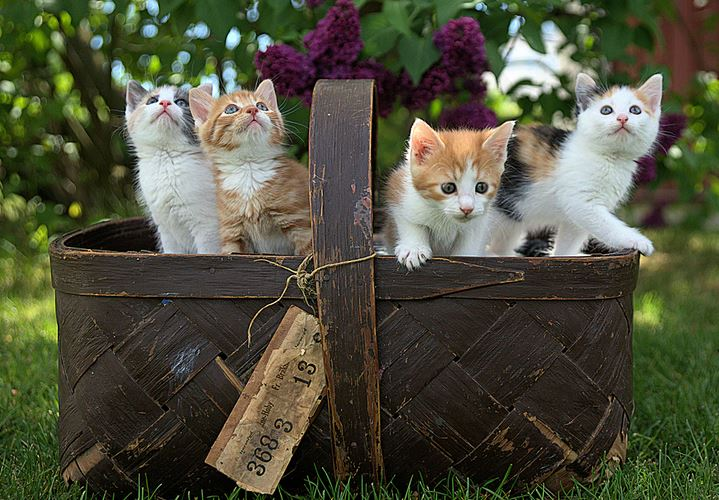
#> input picture test_img.JPG, 719 x 500 px, found by its file name
$ python Test.py
#> lines starting #> are read from the running program, lines starting #| are printed output that depends on the picture


# --------------> Program Introduction <------------------ #
# We extract the objects in a Image where objects are labelled and the label is in the xml file:
# Motivation: Let's say we want to train a classifer


# Requirements
#     .xml file should have at least following information
#         <object>
#             <bndbox>
#                 <xmin>
#                 <ymin>
#                 <xmax>
#                 <ymax>
#            </object>

# !!!!!!!!!!!! KEY WE EXTRACT WHATEVER IS STORED INSIDE bndbox !!!!!!!!!!!! #

import glob
import os
from xml.etree import ElementTree

import cv2


#!!!!!!!!!!!!! -----> START INPUT FROM THE USER <------- !!!!!!!!!!!!!! #

# ------> START: Read a file and extract all bounding box stored inside the file bndbox   <------------- #
xml_filename = "test_img.xml"
img_filename = "test_img.jpg"
# ------> END: Read a file and extract all bounding box stored inside the file bndbox   <------------- #

#!!!!!!!!!!!!! -----> END INPUT FROM THE USER <------- !!!!!!!!!!!!!! #

dom = ElementTree.parse(xml_filename) #Read entire file
#> (reads test_img.xml from the repository)
all_bounding_boxes = dom.findall("object") #From the file extract everything inside <object>
# Once we have extracted <object> we will extract bndbox which has xmin ymin xmax ymax

xmin = 0
ymin = 0
xmax = 0
ymax = 0

img = cv2.cvtColor(cv2.imread(img_filename), cv2.COLOR_BGR2RGB)

for c in all_bounding_boxes:

    content_inside_bndbox = c.find("bndbox")
    xmin = int( content_inside_bndbox.find("xmin").text )
    xmax = int( content_inside_bndbox.find("xmax").text )
    ymin = int( content_inside_bndbox.find("ymin").text )
    ymax = int( content_inside_bndbox.find("ymax").text )

    cv2.imshow("figure1", cv2.cvtColor(img[ ymin:ymax, xmin:xmax, : ], cv2.COLOR_RGB2BGR) )
    cv2.waitKey(2000)
#> this loop made 4 passes
#> pass 1, `cv2.imshow("figure1", cv2.cvtColor(img[ ymin:ymax, xmin:xmax, : ], cv2..`:
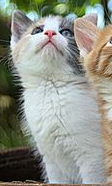
#> window 'figure1': shape (186, 112, 3); mean B, G, R 136.2, 146.5, 144
#> pass 2, `cv2.imshow("figure1", cv2.cvtColor(img[ ymin:ymax, xmin:xmax, : ], cv2..`:
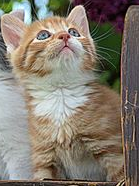
#> window 'figure1': shape (186, 139, 3); mean B, G, R 111.8, 124.3, 132.6
